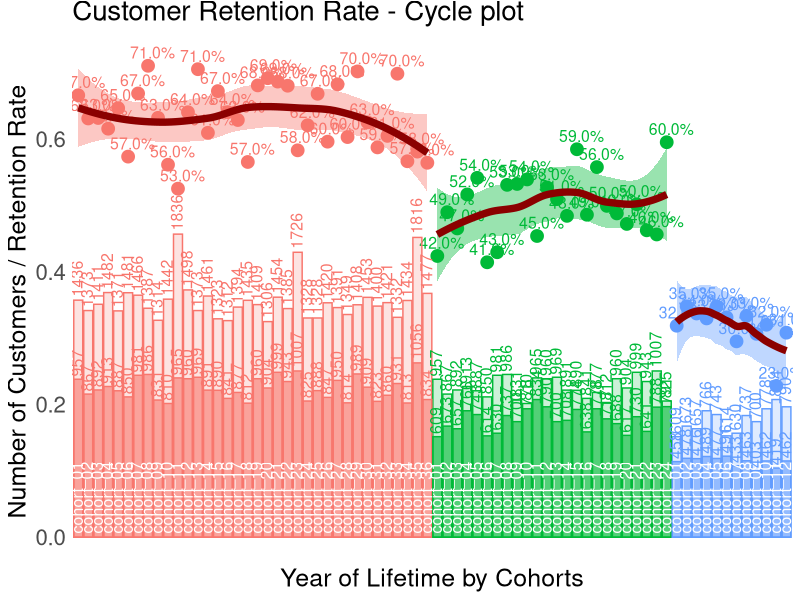
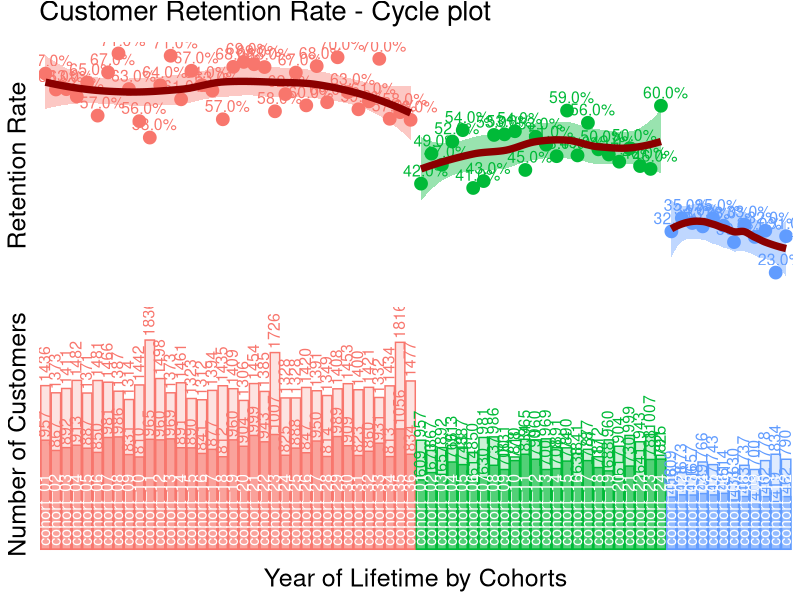
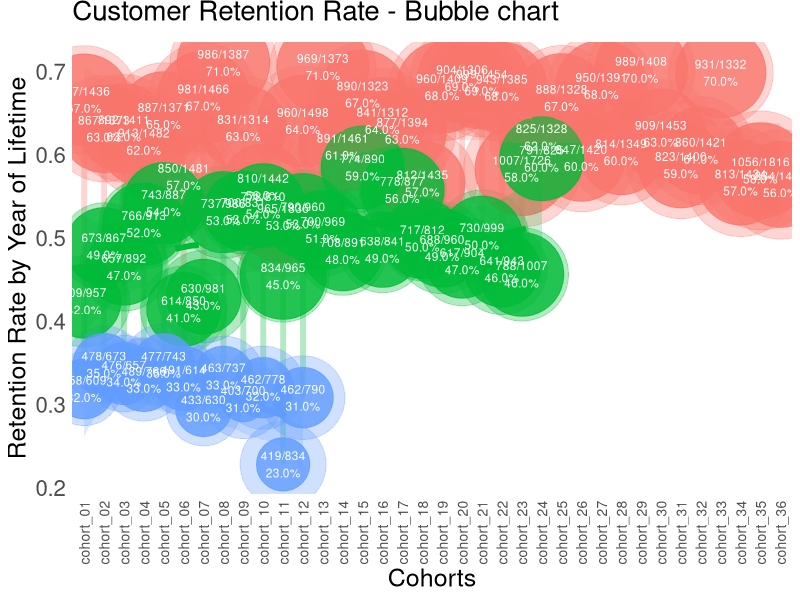
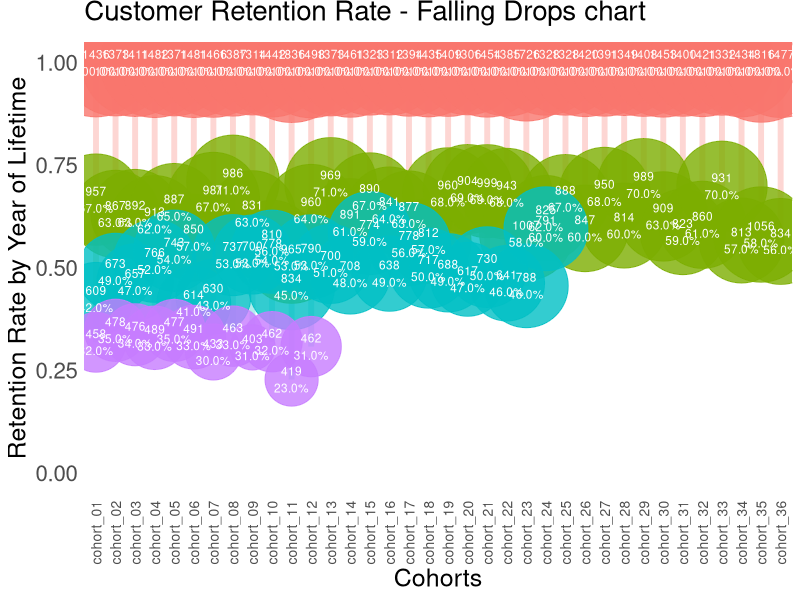

Generate these figures, in order, with R:
# loading libraries
library(dplyr)
library(reshape2)
library(ggplot2)
library(scales)
library(gridExtra)
# creating data sample
set.seed(10)
cohorts <- data.frame(cohort = paste('cohort', formatC(c(1:36), width=2, format='d', flag='0'), sep = '_'),
                      Y_00 = sample(c(1300:1500), 36, replace = TRUE),
                      Y_01 = c(sample(c(800:1000), 36, replace = TRUE)),
                      Y_02 = c(sample(c(600:800), 24, replace = TRUE), rep(NA, 12)),
                      Y_03 = c(sample(c(400:500), 12, replace = TRUE), rep(NA, 24)))
# simulating seasonality (Black Friday)
cohorts[c(11, 23, 35), 2] <- as.integer(cohorts[c(11, 23, 35), 2] * 1.25)
cohorts[c(11, 23, 35), 3] <- as.integer(cohorts[c(11, 23, 35), 3] * 1.10)
cohorts[c(11, 23, 35), 4] <- as.integer(cohorts[c(11, 23, 35), 4] * 1.07)

# calculating retention rate and preparing data for plotting
df_plot <- melt(cohorts, id.vars = 'cohort', value.name = 'number', variable.name = 'year_of_LT')

df_plot <- df_plot %>%
  group_by(cohort) %>%
  arrange(year_of_LT) %>%
  mutate(number_prev_year = lag(number),
         number_Y_00 = number[which(year_of_LT == 'Y_00')]) %>%
  ungroup() %>%
  mutate(ret_rate_prev_year = number / number_prev_year,
         ret_rate = number / number_Y_00,
         year_cohort = paste(year_of_LT, cohort, sep = '-'))

##### The first way for plotting cycle plot via scaling
# calculating the coefficient for scaling 2nd axis
k <- max(df_plot$number_prev_year[df_plot$year_of_LT == 'Y_01'] * 1.15) / min(df_plot$ret_rate[df_plot$year_of_LT == 'Y_01'])

# retention rate cycle plot
ggplot(na.omit(df_plot), aes(x = year_cohort, y = ret_rate, group = year_of_LT, color = year_of_LT)) +
  theme_bw() +
  geom_point(size = 4) +
  geom_text(aes(label = percent(round(ret_rate, 2))),
            size = 4, hjust = 0.4, vjust = -0.6) +
  # smooth method can be changed (e.g. for "lm")
  geom_smooth(size = 2.5, method = 'loess', color = 'darkred', aes(fill = year_of_LT)) +
  geom_bar(aes(y = number_prev_year / k, fill = year_of_LT), alpha = 0.2, stat = 'identity') +
  geom_bar(aes(y = number / k, fill = year_of_LT), alpha = 0.6, stat = 'identity') +
  geom_text(aes(y = 0, label = cohort), color = 'white', angle = 90, size = 4, hjust = -0.05, vjust = 0.4) +
  geom_text(aes(y = number_prev_year / k, label = number_prev_year),
            angle = 90, size = 4, hjust = -0.1, vjust = 0.4) +
  geom_text(aes(y = number / k, label = number),
            angle = 90, size = 4, hjust = -0.1, vjust = 0.4) +
  theme(legend.position='none',
        plot.title = element_text(size=20,  vjust=2),
        axis.title.x = element_text(size=18 ),
        axis.title.y = element_text(size=18),
        axis.text = element_text(size=16),
        axis.text.x = element_blank(),
        axis.ticks.x = element_blank(),
        axis.ticks.y = element_blank(),
        panel.border = element_blank(),
        panel.grid.major = element_blank(),
        panel.grid.minor = element_blank()) +
  labs(x = 'Year of Lifetime by Cohorts', y = 'Number of Customers / Retention Rate') +
  ggtitle("Customer Retention Rate - Cycle plot")

##### The second way for plotting cycle plot via multi-plotting
# plot #1 - Retention rate
p1 <- ggplot(na.omit(df_plot), aes(x = year_cohort, y = ret_rate, group = year_of_LT, color = year_of_LT)) +
  theme_bw() +
  geom_point(size = 4) +
  geom_text(aes(label = percent(round(ret_rate, 2))),
            size = 4, hjust = 0.4, vjust = -0.6,) +
  geom_smooth(size = 2.5, method = 'loess', color = 'darkred', aes(fill = year_of_LT)) +
  theme(legend.position='none',
        plot.title = element_text(size=20,vjust=2),
        axis.title.x = element_blank(),
        axis.title.y = element_text(size=18),
        axis.text = element_blank(),
        axis.ticks.x = element_blank(),
        axis.ticks.y = element_blank(),
        panel.border = element_blank(),
        panel.grid.major = element_blank(),
        panel.grid.minor = element_blank()) +
  labs(y = 'Retention Rate') +
  ggtitle("Customer Retention Rate - Cycle plot")

# plot #2 - number of customers
p2 <- ggplot(na.omit(df_plot), aes(x = year_cohort, group = year_of_LT, color = year_of_LT)) +
  theme_bw() +
  geom_bar(aes(y = number_prev_year, fill = year_of_LT), alpha = 0.2, stat = 'identity') +
  geom_bar(aes(y = number, fill = year_of_LT), alpha = 0.6, stat = 'identity') +
  geom_text(aes(y = number_prev_year, label = number_prev_year),
            angle = 90, size = 4, hjust = -0.1, vjust = 0.4) +
  geom_text(aes(y = number, label = number),
            angle = 90, size = 4, hjust = -0.1, vjust = 0.4) +
  geom_text(aes(y = 0, label = cohort), color = 'white', angle = 90, size = 4, hjust = -0.05, vjust = 0.4) +
  theme(legend.position='none',
        plot.title = element_text(size=20,vjust=2),
        axis.title.x = element_text(size=18),
        axis.title.y = element_text(size=18),
        axis.text = element_blank(),
        axis.ticks.x = element_blank(),
        axis.ticks.y = element_blank(),
        panel.border = element_blank(),
        panel.grid.major = element_blank(),
        panel.grid.minor = element_blank()) +
  scale_y_continuous(limits = c(0, max(df_plot$number_Y_00 * 1.1))) +
  labs(x = 'Year of Lifetime by Cohorts', y = 'Number of Customers')

# multiplot
grid.arrange(p1, p2, ncol = 1)
# retention rate bubble chart
ggplot(na.omit(df_plot), aes(x = cohort, y = ret_rate, group = cohort, color = year_of_LT)) +
  theme_bw() +
  scale_size(range = c(15, 40)) +
  geom_line(size = 2, alpha = 0.3) +
  geom_point(aes(size = number_prev_year), alpha = 0.3) +
  geom_point(aes(size = number), alpha = 0.8) +
  geom_smooth(linetype = 2, size = 2, method = 'loess', aes(group = year_of_LT, fill = year_of_LT), alpha = 0.2) +
  geom_text(aes(label = paste0(number, '/', number_prev_year, '\n', percent(round(ret_rate, 2)))),
            color = 'white', size = 3, hjust = 0.5, vjust = 0.5) +
  theme(legend.position='none',
        plot.title = element_text(size=20, vjust=2),
        axis.title.x = element_text(size=18),
        axis.title.y = element_text(size=18),
        axis.text = element_text(size=16),
        axis.text.x = element_text(size=10, angle=90, hjust=.5, vjust=.5),
        axis.ticks.x = element_blank(),
        axis.ticks.y = element_blank(),
        panel.border = element_blank(),
        panel.grid.major = element_blank(),
        panel.grid.minor = element_blank()) +
  labs(x = 'Cohorts', y = 'Retention Rate by Year of Lifetime') +
  ggtitle("Customer Retention Rate - Bubble chart")

# retention rate falling drops chart
ggplot(df_plot, aes(x = cohort, y = ret_rate, group = cohort, color = year_of_LT)) +
  theme_bw() +
  scale_size(range = c(15, 40)) +
  scale_y_continuous(limits = c(0, 1)) +
  geom_line(size = 2, alpha = 0.3) +
  geom_point(aes(size = number), alpha = 0.8) +
  geom_text(aes(label = paste0(number, '\n', percent(round(ret_rate, 2)))),
            color = 'white', size = 3, hjust = 0.5, vjust = 0.5) +
  theme(legend.position='none',
        plot.title = element_text(size=20, vjust=2),
        axis.title.x = element_text(size=18),
        axis.title.y = element_text(size=18),
        axis.text = element_text(size=16),
        axis.text.x = element_text(size=10, angle=90, hjust=.5, vjust=.5),
        axis.ticks.x = element_blank(),
        axis.ticks.y = element_blank(),
        panel.border = element_blank(),
        panel.grid.major = element_blank(),
        panel.grid.minor = element_blank()) +
  labs(x = 'Cohorts', y = 'Retention Rate by Year of Lifetime') +
  ggtitle("Customer Retention Rate - Falling Drops chart")
